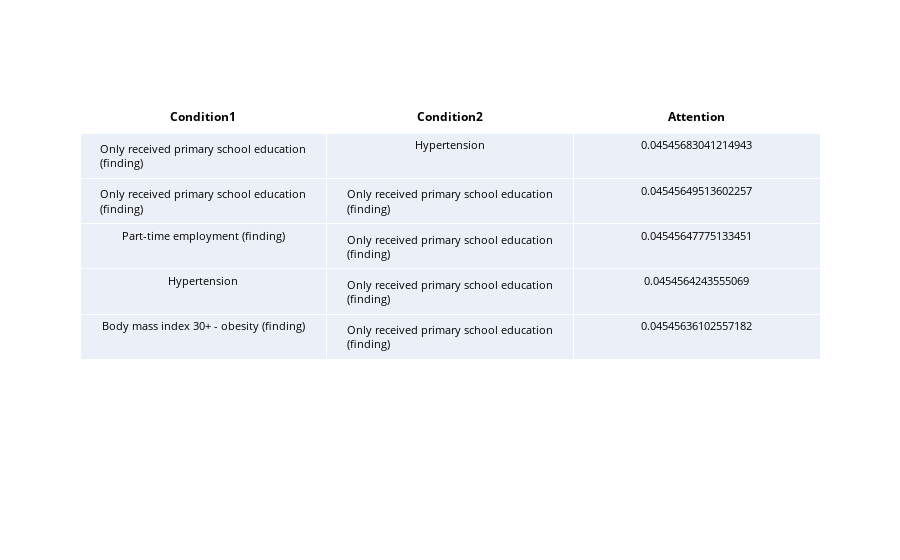

The notebook cell this image was saved under:
### Code cell
from operator import itemgetter
finalcombs = dict([(k, v / n) for k, (v, n) in token_combs.items()])
N = 5
res = dict(sorted(finalcombs.items(), key = itemgetter(1), reverse = True)[:N])

newrep = {'Condition1':[], 'Condition2':[], 'Attention': []}
for key, prob in res.items():
    code1, code2 = key.split(',')
    
    if code1 in diagnosmapdict:
        code1desc = diagnosmapdict[code1]
    elif code1 in medmapdict:
        code1desc = medmapdict[code1]
    else:
      #  print(code1)
        code1desc = procmapdict[code1]
    
    if code2 in diagnosmapdict:
        code2desc = diagnosmapdict[code2]
    elif code2 in medmapdict:
        code2desc = medmapdict[code2]
    else:
        code2desc = procmapdict[int(code2)]
        
    newrep['Condition1'].append(code1desc)
    newrep['Condition2'].append(code2desc)
    newrep['Attention'].append(prob)
df = pd.DataFrame(newrep)
fig = go.Figure(data=[go.Table(
  header=dict(
    values=["<b>Condition1</b>", "<b>Condition2</b>", "<b>Attention</b>"],
    line_color='white', fill_color='white',
    align='center', font=dict(color='black', size=12)
  ),
  cells=dict(
    values=[df.Condition1, df.Condition2, df.Attention],
    align='center', font=dict(color='black', size=11)
  ))
])

fig.show()

### Figure 1 — Plotly figure (JSON) as saved in the notebook; plotly's stock layout.template omitted (floating-point values rounded to 4 significant figures)
{"data": [{"cells": {"align": "center", "font": {"color": "black", "size": 11}, "values": [["Only received primary school education (finding)", "Only received primary school education (finding)", "Part-time employment (finding)", "Hypertension", "Body mass index 30+ - obesity (finding)"], ["Hypertension", "Only received primary school education (finding)", "Only received primary school education (finding)", "Only received primary school education (finding)", "Only received primary school education (finding)"], [0.04546, 0.04546, 0.04546, 0.04546, 0.04546]]}, "header": {"align": "center", "fill": {"color": "white"}, "font": {"color": "black", "size": 12}, "line": {"color": "white"}, "values": ["<b>Condition1</b>", "<b>Condition2</b>", "<b>Attention</b>"]}, "type": "table"}], "layout": {"autosize": true}}
